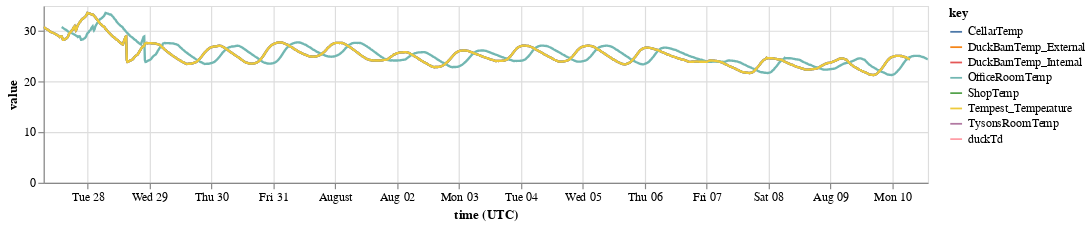

Notebook code for this chart:
### Code cell
selector = alt.selection_single(
    fields=['key'], 
    empty='all',
    bind='legend'
)

area1 = alt.Chart(dfsub.reset_index()).transform_fold(
    ['DuckBarnTemp_Internal','DuckBarnTemp_External','TysonsRoomTemp','duckTd','ShopTemp','CellarTemp','OfficeRoomTemp','Tempest_Temperature']
).mark_line(clip=True
).encode(
    alt.X('time (UTC):T'),
    alt.Y('value:Q'),
    alt.Color('key:N'),
    opacity=alt.condition(selector, alt.value(1), alt.value(0))
).add_selection(
    selector
).properties(
    width=750,
    height=150
).interactive()

area1

### Figure 1 — Vega-Lite specification as saved in the notebook (floating-point values rounded to 4 significant figures; data arrays with more than 128 entries replaced by an {"elided": "..."} marker saying what was removed)
{"config": {"view": {"continuousWidth": 400, "continuousHeight": 300}}, "data": {"name": "data-7e503b776de147392cbc36c12000c080"}, "mark": {"type": "line", "clip": true}, "encoding": {"color": {"type": "nominal", "field": "key"}, "opacity": {"condition": {"value": 1, "selection": "selector003"}, "value": 0}, "x": {"type": "temporal", "field": "time (UTC)"}, "y": {"type": "quantitative", "field": "value"}}, "height": 150, "selection": {"selector003": {"type": "single", "fields": ["key"], "empty": "all", "bind": "legend"}, "selector004": {"type": "interval", "bind": "scales", "encodings": ["x", "y"]}}, "transform": [{"fold": ["DuckBarnTemp_Internal", "DuckBarnTemp_External", "TysonsRoomTemp", "duckTd", "ShopTemp", "CellarTemp", "OfficeRoomTemp", "Tempest_Temperature"]}], "width": 750, "$schema": "https://vega.github.io/schema/vega-lite/v4.8.1.json", "datasets": {"data-7e503b776de147392cbc36c12000c080": {"elided": "1372 records"}}}
